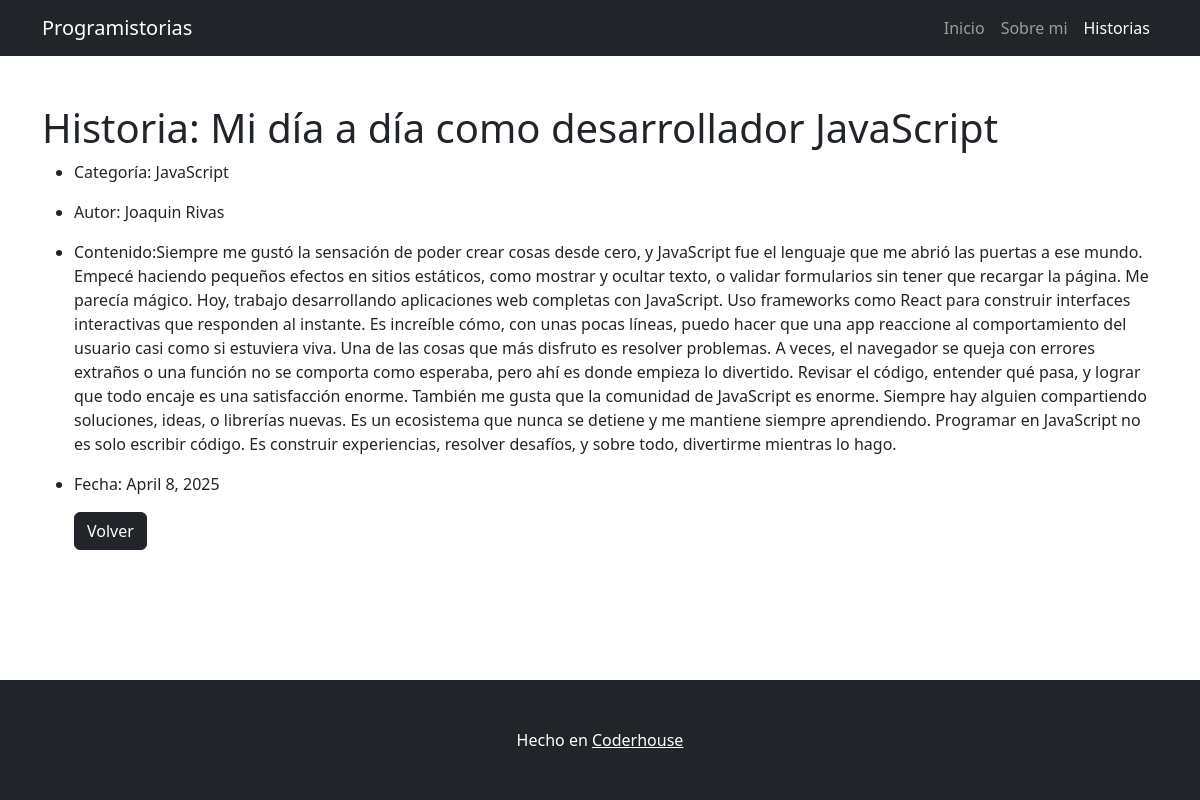
Page /historia/detail/4 on the committed database.
### historia/models.py (models this page shows, shortened)
class historia(models.Model):
    categoria = models.ForeignKey(Categoria, on_delete=models.PROTECT, null=True, blank=True)
    nombre = models.CharField(max_length=100, unique=True)
    contenido = models.TextField(null=True, blank=True)
    fecha =  fecha = models.DateField(default=datetime.date.today)
    autor=models.CharField(max_length=100, null=True, blank=True)
    class Meta:
        unique_together = ("categoria", "nombre")

class Categoria(models.Model):
    nombre = models.CharField(max_length=100, unique=True)
    def __str__(self) -> str:
        return self.nombre

### historia/views.py (the view)
# urls.py: path("historia/detail/<int:pk>", views.HistoriaDetailView.as_view(), name="historiadetail"),
class HistoriaDetailView(DetailView):
    model = models.historia
    template_name = "historia/historia_detail.html"
    success_url = reverse_lazy("historia_list")

### historia/templates/historia/historia_detail.html (shortened to what this page needs)
{% extends 'core/base.html' %}
{% block content %}
    <h1>Historia: {{object.nombre}} </h1>
    <ul>
        <li class="mb-3">Categoría: {{ object.categoria }}</li>
        <li class="mb-3">Autor: {{ object.autor }}</li>
        <li class="mb-3">Contenido:{{ object.contenido }}</li>
        <li class="mb-3">Fecha: {{object.fecha}} </li>
    <a href="http://127.0.0.1:8000/historia/historia/list/" class="btn btn-dark">Volver</a>
{% endblock content %}

### core/templates/core/base.html (style rules this page uses)
html, body { height: 100%; margin: 0; display: flex; flex-direction: column; }

### rows in the picture
historia: nombre "Mi día a día como desarrollador JavaScript", categoria "JavaScript", autor "Joaquin Rivas", contenido "Siempre me gustó la sensación de poder crear cosas desde cero, y JavaScript fue el lenguaje que me abrió las puertas a ese mundo. Empecé haciendo pequeños efectos en sitios estáticos, como mostrar y ocultar texto, o validar formularios sin tener que recargar la página. Me parecía mágico. Hoy, trabajo desarrollando aplicaciones web completas con JavaScript. Uso frameworks como React para construir interfaces interactivas que responden al instante. Es increíble cómo, con unas pocas líneas, puedo hacer que una app reaccione al comportamiento del usuario casi como si estuviera viva. Una de las cosas que más disfruto es resolver problemas. A veces, el navegador se queja con errores extraños o…", fecha "April 8, 2025"
